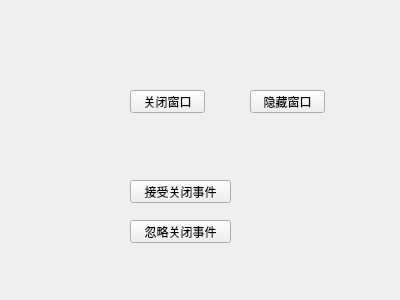
<?xml version="1.0" encoding="UTF-8"?>
<ui version="4.0">
 <class>Widget</class>
 <widget class="QWidget" name="Widget">
  <property name="geometry">
   <rect>
    <x>0</x>
    <y>0</y>
    <width>400</width>
    <height>300</height>
   </rect>
  </property>
  <property name="windowTitle">
   <string>Widget</string>
  </property>
  <widget class="QPushButton" name="pushButton">
   <property name="geometry">
    <rect>
     <x>130</x>
     <y>90</y>
     <width>75</width>
     <height>23</height>
    </rect>
   </property>
   <property name="text">
    <string>关闭窗口</string>
   </property>
  </widget>
  <widget class="QPushButton" name="pushButton_2">
   <property name="geometry">
    <rect>
     <x>130</x>
     <y>180</y>
     <width>101</width>
     <height>23</height>
    </rect>
   </property>
   <property name="text">
    <string>接受关闭事件</string>
   </property>
  </widget>
  <widget class="QPushButton" name="pushButton_3">
   <property name="geometry">
    <rect>
     <x>130</x>
     <y>220</y>
     <width>101</width>
     <height>23</height>
    </rect>
   </property>
   <property name="text">
    <string>忽略关闭事件</string>
   </property>
  </widget>
  <widget class="QPushButton" name="pushButton_4">
   <property name="geometry">
    <rect>
     <x>250</x>
     <y>90</y>
     <width>75</width>
     <height>23</height>
    </rect>
   </property>
   <property name="text">
    <string>隐藏窗口</string>
   </property>
  </widget>
 </widget>
 <layoutdefault spacing="6" margin="11"/>
 <resources/>
 <connections/>
</ui>
